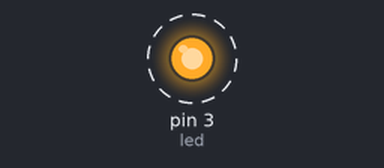
A sketch run on a simulated Arduino Uno, built with avr-gcc and run on an emulated ATmega328P. Shown: output pins drawn as LEDs (lit = HIGH). Dashed ring = blinking.

Above: at 0.15 s.
Timing chart, 0 to 3.0 s (numbered marks = the images above):
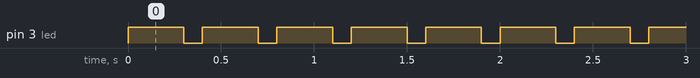

The sketch:

Proj1_pisca.ino
```cpp
int led = 3; //defino pino 3 com o nome de led

void setup() {
  pinMode(led, OUTPUT); //define o led( pino 3) como saida
  }

void loop() {
  digitalWrite(led, HIGH); // liga a saida led
  delay(300); //pausa de 1s
  digitalWrite(led, LOW); //desliga o led
  delay(100);

}
```

Measured:
- by itself, pin 3 (led): alternates HIGH for 0.30 s and LOW for 0.10 s
